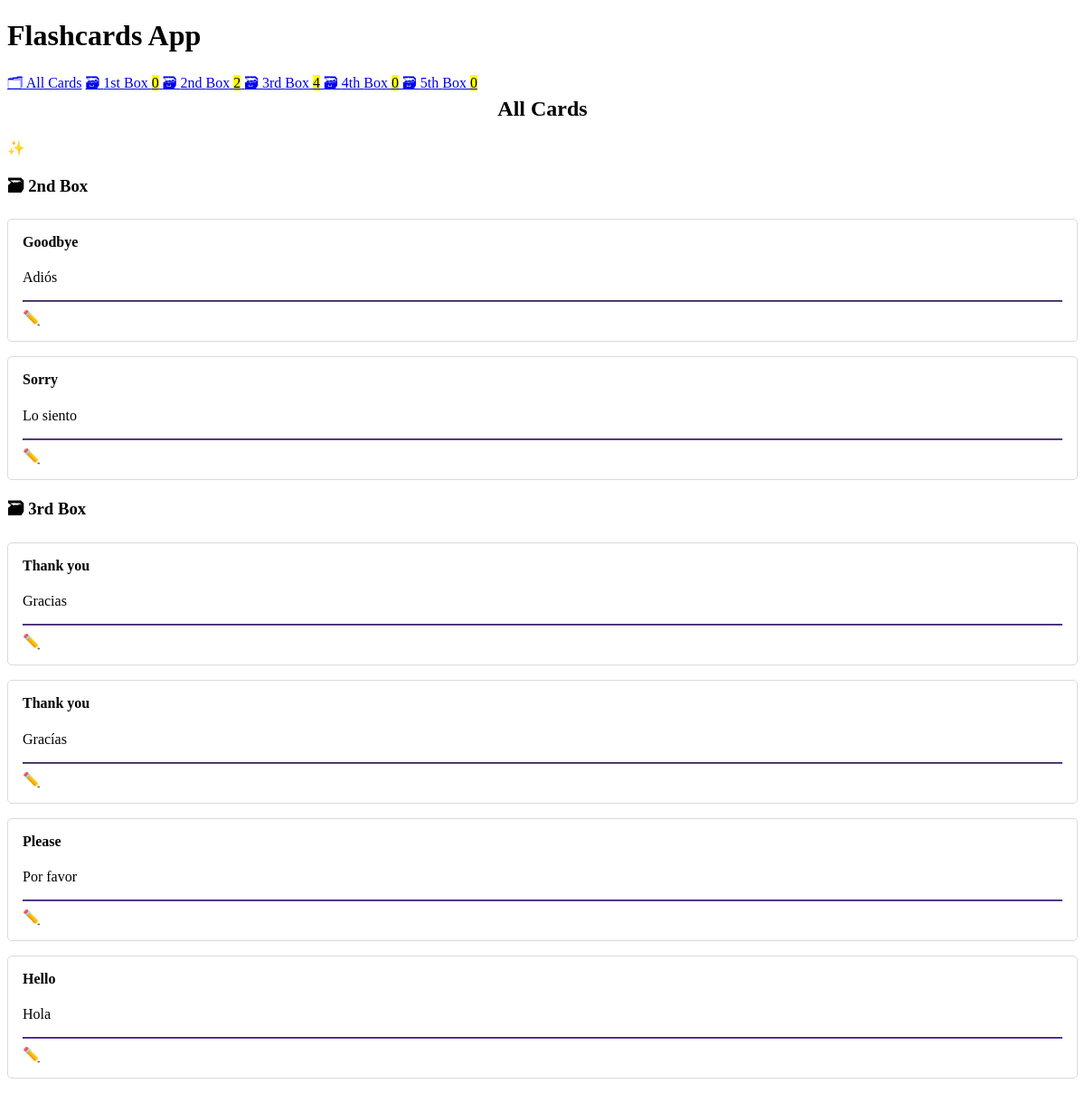
The page / on the database its author committed.
### cards/models.py (models this page shows, shortened)
class Card(models.Model):
    question = models.CharField(max_length=100)
    answer = models.CharField(max_length=100)
    box = models.IntegerField(choices=zip(BOXES, BOXES), default=BOXES[0],)
    date_created = models.DateTimeField(auto_now_add=True)

### cards/views.py (the view)
# urls.py: path('', CardListView.as_view(), name='card-list'),
class CardListView(ListView):
    model = Card
    queryset = Card.objects.all().order_by('box', '-date_created')

### cards/templatetags/cards_tags.py (called while the page is built)
@register.inclusion_tag('cards/box_links.html')
def boxes_as_links():
    boxes = []
    for box_num in BOXES:
        card_count = Card.objects.filter(box=box_num).count()
        boxes.append({
            'number': box_num,
            'card_count': card_count,
        })
    return {'boxes': boxes}

### cards/templates/cards/card_list.html (shortened to what this page needs)
{% extends "cards/base.html" %}
{% load humanize %}
{% block content %}
<h2>
    All Cards
</h2>
<a href="{% url 'card-create' %}" role="button">
    ✨ Create New Card
</a>
{% for card in card_list %}
    {% ifchanged %}
        <h3>🗃 {{ card.box | ordinal }} Box</h3>
    {% endifchanged %}
    {% include "cards/card.html" %}
{% endfor %}
{% endblock content %}

### cards/templates/cards/base.html (shortened to what this page needs)
<!DOCTYPE html>
<html lang="en">
<head>
    <link rel="stylesheet" href="https://cdn.simplecss.org/simple.min.css">
</head>
<body>
    <header>
        <h1>Flashcards App</h1>
        {% include "cards/navigation.html" %}
    </header>
    <main>
        {% block content %}{% endblock content %}
    </main>
</body>
</html>

### cards/templates/cards/navigation.html
{% load cards_tags %}
<nav>
    <a href="{% url 'card-list' %}">🗂 All Cards</a>
    {% boxes_as_links %}
</nav>

### cards/templates/cards/box_links.html
{% load humanize %}
{% for box in boxes %}
<a href="{% url 'box' box_num=box.number %}">
    🗃 {{ box.number | ordinal }} Box <mark>{{ box.card_count }}</mark>
</a>
{% endfor %}

### cards/templates/cards/card.html (shortened to what this page needs)
<article>
    <h4>{{ card.question }}</h4>
    {% if not check_card %}
    <p>{{ card.answer }}</p>
    <hr>
    <a href="{% url 'card-update' card.id %}" role="button">
        ✏️ Edit Card
    </a>
    {% endif %}
</article>

### cards/templates/cards/base.html (style rules this page uses)
:root { --accent: #6e48ad; --accent-bg: white; --bg: #fff; --text: #212121; --text-light: #585858; --border: #d8dae1; --code: #d81b60; --preformatted: #444; }
article { background-color: var(--marked); border: 1px solid var(--border); border-radius: 5px; padding: 1em; margin: 1em 0; }
h2 { text-align: center; }
h2, h4 { margin-top: 0; }
hr { background: var(--accent); border-color: var(--accent); }
button, a[role="button"] { color: white; text-decoration: none; }

### rows shown on the page
Card: box|ordinal "2nd", question "Goodbye", answer "Adiós"
Card: question "Sorry", answer "Lo siento"
Card: box|ordinal "3rd", question "Thank you", answer "Gracias"
Card: question "Thank you", answer "Gracías"
Card: question "Please", answer "Por favor"
Card: question "Hello", answer "Hola"

### other values the page prints
{{ box.number | ordinal }} "1st" "2nd" "3rd" "4th" "5th"
{{ box.card_count }} "0" "2" "4" "0" "0"
